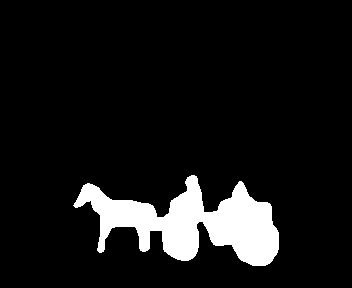
%> input picture centerobject/carriage-17.gif, 352 x 288 px, given in place of l10nr006.tif, which was not available
$ octave hog.m   (GNU Octave 9; MATLAB toolbox functions it lacks are replaced by stand-ins)
%> lines starting %> are read from the running program, lines starting %| are printed output that depends on the picture; in (x1, y1, x2, y2) boxes, pixels count from 0 and x2, y2 are one past the last pixel; in counts of white or black regions, pixels touching at a corner belong together; the program's own positions count from 1; pictures that were not available may be replaced by others from this repository, and a replacement may not be noted
### preprocess.m
function BW = preprocess(I, imsize)
    addpath('centerobject/');
    GS = rgb2gray(I);
    BW = GS < 200;
    BW = imfill(BW,'holes');
    BW = bwareaopen(BW,2000);
    BW = centerobject(BW);
    BW = imresize(BW,[imsize imsize]);
end

### centerobject/centerobject.m
function cm = centerobject(bw)
%CENTEROBJECT is a function which centers an object in a binary images to
%the image center.
% CM = CENTEROBJECT(BW) gets and MxN binary image BW as input and returns
% and RxR binary image CM, where the object in BW is centered to the image
% center. Due to numerical reasons, there can be an error of max +-0.5px.
% A requirement is, that the input image must contain only one object.
%
% by Frederik Kratzert 18. Aug 2015
% contact f.kratzert(at)gmail.com
%

if ~islogical(bw)
    error('Input BW must be of type ''logical''');
end

cc = bwconncomp(bw,8);

if cc.NumObjects > 1
    error('There is more than one object in the binary image');
end

%adds coloums/rows of zeros to create a square image
sz = size(bw);
if sz(1) < sz(2)
    temp = (sz(2) - sz(1))*0.5;
    if mod(temp,1) > 0
        bw = padarray(bw,[0 1], 'post');
    end
    bw = padarray(bw,[round(temp) 0]);
elseif sz(2) < sz(1)
    temp = (sz(1) - sz(2))*0.5;
    if mod(temp,1) > 0
        bw = padarray(bw, [1 0], 'post');
    end
    bw = padarray(bw,[0 round(temp)]);
end

%gets translation factors in x and y direction
state = regionprops(bw,'Centroid');
sz = size(bw);
delta_y = round(sz(1)/2-state.Centroid(2));
delta_x = round(sz(2)/2-state.Centroid(1));

%extend image, so that translation fit in any case in the boundarys
delta_max = max(abs(delta_y),abs(delta_x));
bw = padarray(bw,[delta_max+10, delta_max+10]);

%execute translation
cm = circshift(bw,[delta_y,delta_x]);

end

### hog.m
I = imread('./subconjunt/l10nr006.tif');
%> I is the input picture: size 288x352 uint8; 8.8% white; 1 white region, box (x1, y1, x2, y2) and area: (73, 175, 279, 266) 8963
I = imresize(I,0.25);
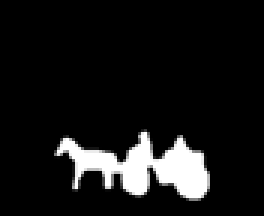
%> I: size 72x88 uint8 (shown 3 times larger); min 0, max 255, mean 22.6
BW = preprocess(I,512);
%> in preprocess, `BW = GS < 200;`:
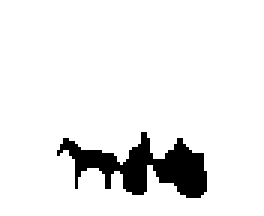
%> BW: size 72x88 logical (shown 3 times larger); 92% white; 1 black region, box (x1, y1, x2, y2) and area: (19, 44, 69, 66) 505
%> in preprocess, `BW = imfill(BW,'holes');`: BW: size 72x88 logical; every value is 1
%> in centerobject, `cc = bwconncomp(bw,8);`: cc = 1 connected component
%> in centerobject, `bw = padarray(bw,[round(temp) 0]);`:
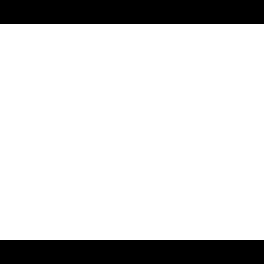
%> bw: size 88x88 logical (shown 3 times larger); 81.8% white; 2 black regions, box (x1, y1, x2, y2) and area: (0, 0, 88, 8) 704, (0, 80, 88, 88) 704
%> in centerobject, `state = regionprops(bw,'Centroid');`: state = 1 region; Centroid: [44.5 44.5]
%> in centerobject, `delta_y = round(sz(1)/2-state.Centroid(2));`: delta_y = -1
%> in centerobject, `delta_x = round(sz(2)/2-state.Centroid(1));`: delta_x = 0
%> in centerobject, `delta_max = max(abs(delta_y),abs(delta_x));`: delta_max = 1
%> in centerobject, `bw = padarray(bw,[delta_max+10, delta_max+10]);`:
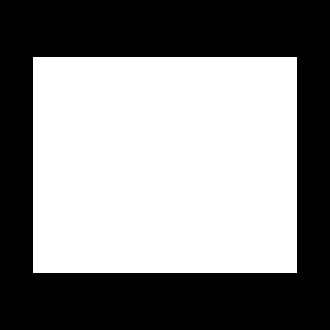
%> bw: size 110x110 logical (shown 3 times larger); 52.4% white; 1 black region, box (x1, y1, x2, y2) and area: (0, 0, 110, 110) 5764
%> in centerobject, `cm = circshift(bw,[delta_y,delta_x]);`:
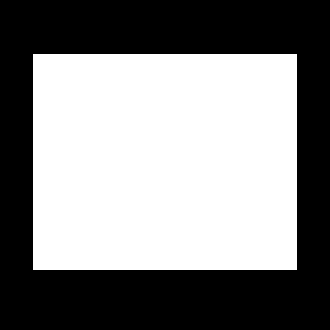
%> cm: size 110x110 logical (shown 3 times larger); 52.4% white; 1 black region, box (x1, y1, x2, y2) and area: (0, 0, 110, 110) 5764
%> in preprocess, `BW = imresize(BW,[imsize imsize]);`:
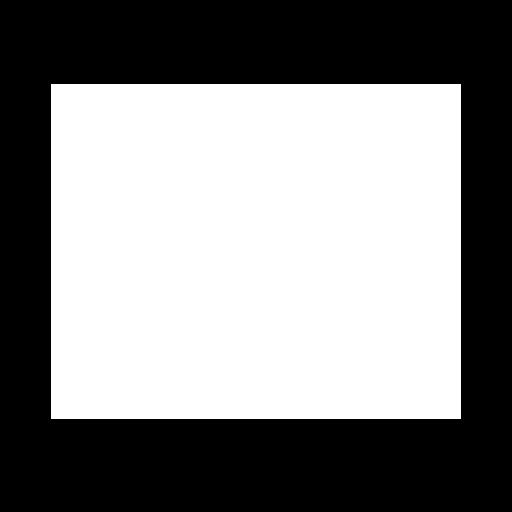
%> BW: size 512x512 logical; 52.4% white; 1 black region, box (x1, y1, x2, y2) and area: (0, 0, 512, 512) 124794
%> (the run ends here)
